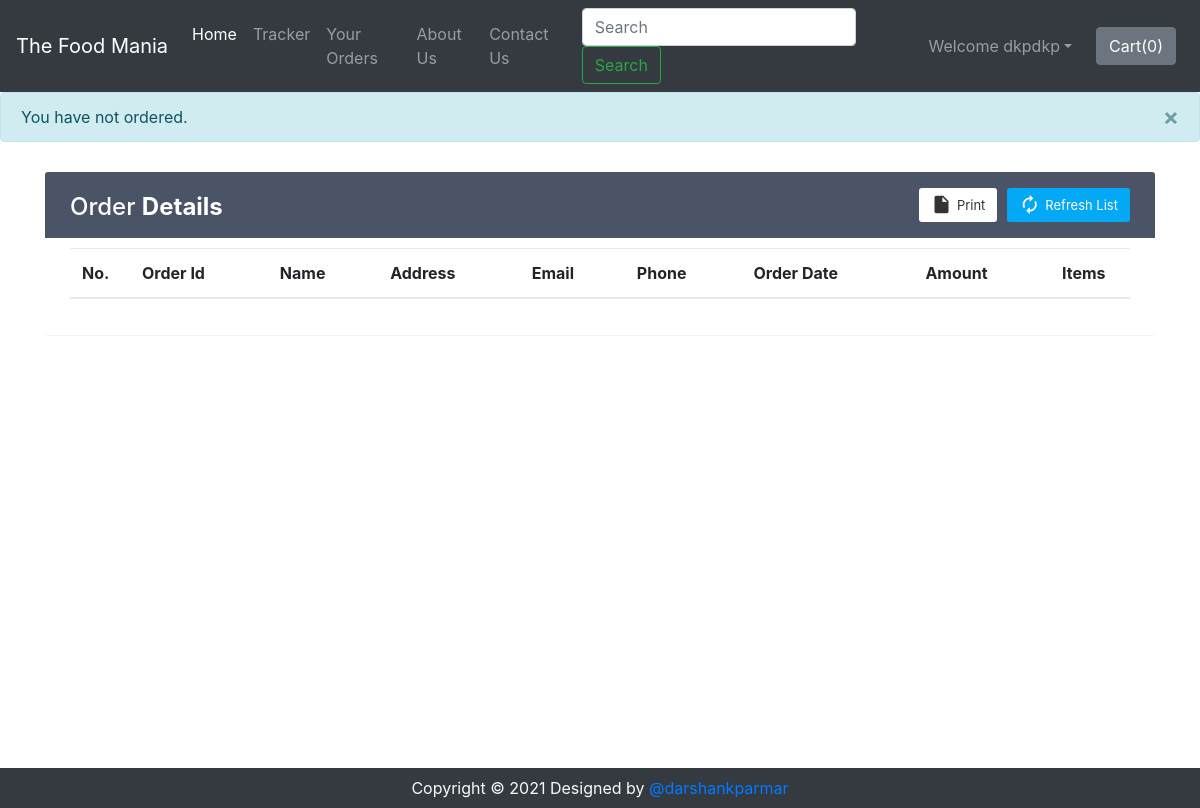
/shop/orderView/ (signed in), run on an earlier commit of the app's database.
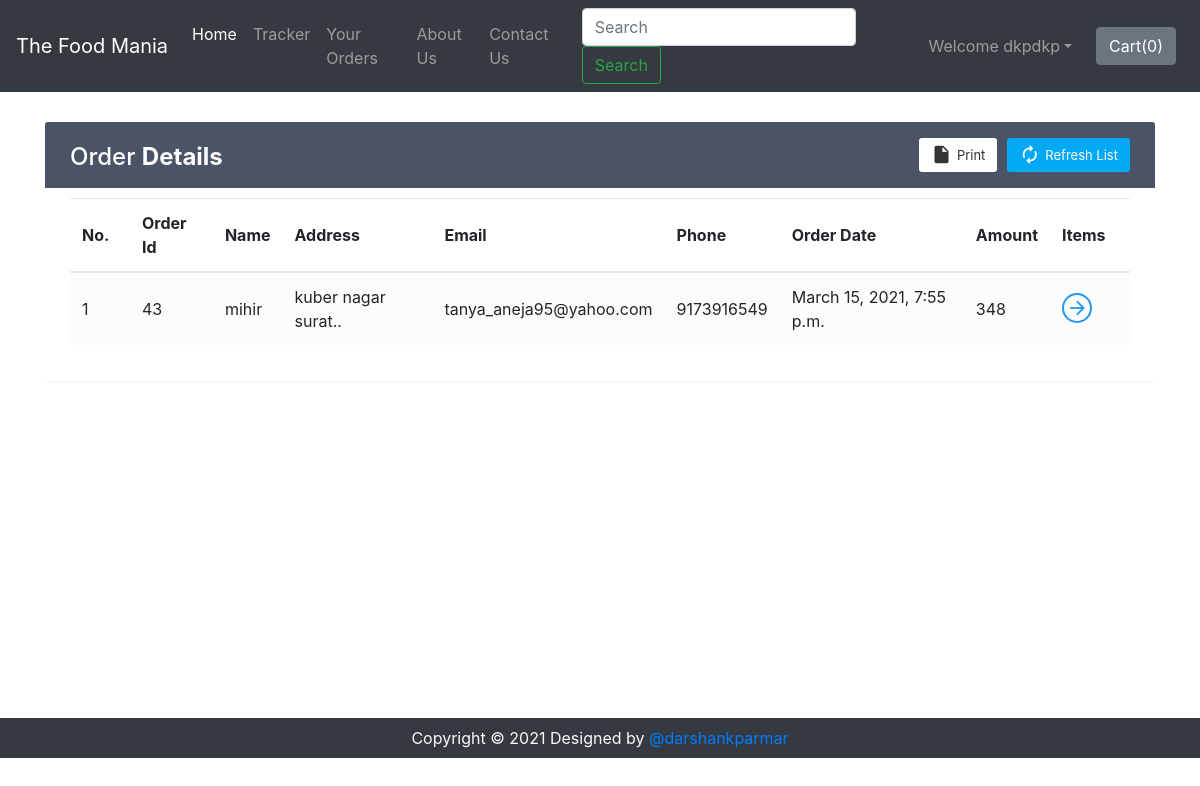
And on a later commit of the database.
### shop/views.py (the view)
def orderView(request):
    if request.user.is_authenticated:
        current_user = request.user
        orderHistory = Orders.objects.filter(userId=current_user.id)
        if len(orderHistory) == 0:
            messages.info(request, "You have not ordered.")
            return render(request, 'shop/orderView.html')
        return render(request, 'shop/orderView.html', {'orderHistory': orderHistory})
    return render(request, 'shop/orderView.html')

### shop/templates/shop/orderView.html (shortened to what this page needs)
{% extends 'shop/basic.html' %}
{% block body %}
{% if user.is_authenticated %}
<div class="container" id="cont">
    <div class="table-wrapper">
        <div class="table-title">
            <div class="row">
                <div class="col-sm-4">
                    <h2>Order <b>Details</b></h2>
                </div>
                <div class="col-sm-8">
                    <a href="" class="btn btn-primary"><i class="material-icons">&#xE863;</i> <span>Refresh List</span></a>
                    <a href="#" onclick="window.print()" class="btn btn-info"><i class="material-icons">&#xE24D;</i> <span>Print</span></a>
                </div>
            </div>
        </div>
        <table class="table table-striped table-hover">
            <thead>
                <tr>
                    <th>No.</th>
                    <th>Order Id</th>
                    <th>Name</th>
                    <th>Address</th>
                    <th>Email</th>
                    <th>Phone</th>
                    <th>Order Date</th>
                    <th>Amount</th>
                    <th>Items</th>
                </tr>
            </thead>
            <tbody>
                {% for i in orderHistory %}
                <tr>
                    <td class="count"></td>
                    <td>{{i.order_id}}</td>
                    <td>{{i.name}}</td>
                    <td data-toggle="tooltip" title="{{i.address}}">{{i.address|slice:"0:25"}}..</td>
                    <td>{{i.email}}</td>
                    <td>{{i.phone}}</td>
                    <td>{{i.timestamp}}</td>
                    <td>{{i.amount}}</td>
                    <td><a href="#" id="click{{i.order_id}}" class="view" title="View Details"><i class="material-icons">&#xE5C8;</i></a></td>
                </tr>
                {% endfor %}
            </tbody>
        </table>
    </div>
</div>
{% else %}
    <div id="cont2">
        <div class="alert alert-info">
            <font style="font-size:22px"><center>You need to <strong><a class="alert-link" data-toggle="modal" data-target="#loginModal">Login</a></strong></center></font>
        </div>
    </div>
{% endif %}
{% endblock %}

### shop/templates/shop/basic.html (shortened to what this page needs)
<!doctype html>
<html lang="en">
  <head>
    <link rel="stylesheet" href="https://stackpath.bootstrapcdn.com/bootstrap/4.2.1/css/bootstrap.min.css">
    <link rel="stylesheet" href="https://stackpath.bootstrapcdn.com/bootstrap/4.3.1/css/bootstrap.min.css">
    <link rel="stylesheet" href="https://use.fontawesome.com/releases/v5.8.2/css/all.css">
  </head>
  <body>
    <nav class="navbar navbar-expand-lg navbar-dark bg-dark">
      <a class="navbar-brand" href="/shop">The Food Mania</a>
      <div class="collapse navbar-collapse" id="navbarSupportedContent">
        <ul class="navbar-nav mr-auto">
          <li class="nav-item active">
            <a class="nav-link" href="/shop">Home <span class="sr-only">(current)</span></a>
          </li>
          <li class="nav-item">
            <a class="nav-link" href="/shop/tracker">Tracker</a>
          </li>
          <li class="nav-item">
            <a class="nav-link" href="/shop/orderView/">Your Orders</a>
          </li>
          <li class="nav-item">
            <a class="nav-link" href="/shop/about">About Us</a>
          </li>
          <li class="nav-item">
            <a class="nav-link" href="/shop/contact">Contact Us</a>
          </li>
        </ul>
        <form method="get" action="/shop/search" class="form-inline my-2 my-lg-0 mx-3">
          <input class="form-control mr-sm-2" type="search" name="search" id="search" placeholder="Search" aria-label="Search" required>
          <button class="btn btn-outline-success my-2 my-sm-0" type="submit">Search</button>
        </form>
        {% if user.is_authenticated %}
        <ul class="navbar-nav mr-2">
          <li class="nav-item dropdown">
            <a class="nav-link dropdown-toggle" href='#' id="navbarDropdown" role="button" data-toggle="dropdown"> Welcome {{request.user}}</a>
          </li>
        </ul>
        {% else %}
        <button type="button" class="btn btn-success mx-2" data-toggle="modal" data-target="#loginModal">Login</button>
        <button type="button" class="btn btn-success mx-2" data-toggle="modal" data-target="#signupModal">SignUp</button>
        {% endif %}
        <button type="button" class="btn btn-secondary mx-2" id="popcart" data-container="body" data-html="true" data-toggle="popover" title="MyCart" data-placement="bottom" data-content="Bottom popover">
          Cart(<span id="cart">0</span>)
        </button>
      </div>
    </nav>
    {% if messages %}
        {% for message in messages %}
          <div class="alert alert-{{ message.tags }} alert-dismissible mb-0" role="alert">
            <button type="button" class="close" data-dismiss="alert"><span aria-hidden="true">×</span></button>
            {{ message }}
          </div>
        {% endfor %}
    {% endif %}
    {% block body %} {% endblock %}
    <div class="footer container-fluid bg-dark text-light">
        <p class="text-center py-2 mb-0">Copyright © 2021 Designed by <a href="https://github.com/darshankparmar" target="_blank" rel="noopener noreferrer">@darshankparmar</a></p>
    </div>
  </body>
</html>

What changed in the data, as far as the page shows it:
added Orders: order_id "43", name "mihir", address "kuber nagar surat", email "tanya_aneja95@yahoo.com", phone "9173916549", timestamp "March 15, 2021, 7:55 p.m.", amount "348"
Also different on the page:
list line gone: "× You have not ordered."
